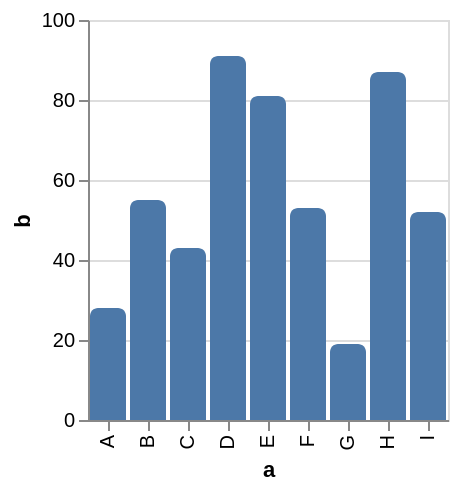

The specification (Vega-Lite) saved for this image:
### Vega specification from a JSON file in a GitHub repository (floating-point values rounded to 4 significant figures)
{"$schema": "https://vega.github.io/schema/vega/v5.json", "description": "A simple bar chart with rounded corners at the end of the bar.", "background": "white", "padding": 5, "height": 200, "style": "cell", "data": [{"name": "source_0", "values": [{"a": "A", "b": 28}, {"a": "B", "b": 55}, {"a": "C", "b": 43}, {"a": "D", "b": 91}, {"a": "E", "b": 81}, {"a": "F", "b": 53}, {"a": "G", "b": 19}, {"a": "H", "b": 87}, {"a": "I", "b": 52}]}, {"name": "data_0", "source": "source_0", "transform": [{"type": "filter", "expr": "isValid(datum[\"b\"]) && isFinite(+datum[\"b\"])"}]}], "signals": [{"name": "x_step", "value": 20}, {"name": "width", "update": "bandspace(domain('x').length, 0.1, 0.05) * x_step"}], "marks": [{"name": "marks", "type": "rect", "style": ["bar"], "from": {"data": "data_0"}, "encode": {"update": {"cornerRadiusTopLeft": {"value": 4}, "cornerRadiusTopRight": {"value": 4}, "fill": {"value": "#4c78a8"}, "ariaRoleDescription": {"value": "bar"}, "description": {"signal": "\"a\" + \": \" + (isValid(datum[\"a\"]) ? datum[\"a\"] : \"\"+datum[\"a\"]) + \"; \" + \"b\" + \": \" + (format(datum[\"b\"], \"\"))"}, "x": {"scale": "x", "field": "a"}, "width": {"scale": "x", "band": 1}, "y": {"scale": "y", "field": "b"}, "y2": {"scale": "y", "value": 0}}}}], "scales": [{"name": "x", "type": "band", "domain": {"data": "data_0", "field": "a", "sort": true}, "range": {"step": {"signal": "x_step"}}, "paddingInner": 0.1, "paddingOuter": 0.05}, {"name": "y", "type": "linear", "domain": {"data": "data_0", "field": "b"}, "range": [{"signal": "height"}, 0], "nice": true, "zero": true}], "axes": [{"scale": "y", "orient": "left", "gridScale": "x", "grid": true, "tickCount": {"signal": "ceil(height/40)"}, "domain": false, "labels": false, "aria": false, "maxExtent": 0, "minExtent": 0, "ticks": false, "zindex": 0}, {"scale": "x", "orient": "bottom", "grid": false, "title": "a", "labelAlign": "right", "labelAngle": 270, "labelBaseline": "middle", "zindex": 0}, {"scale": "y", "orient": "left", "grid": false, "title": "b", "labelOverlap": true, "tickCount": {"signal": "ceil(height/40)"}, "zindex": 0}]}
